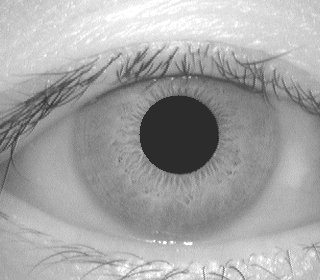
%> input picture iris MATLAB/8.bmp, 320 x 280 px
$ octave example2.m   (GNU Octave 9; MATLAB toolbox functions it lacks are replaced by stand-ins)
%> lines starting %> are read from the running program, lines starting %| are printed output that depends on the picture; in (x1, y1, x2, y2) boxes, pixels count from 0 and x2, y2 are one past the last pixel; in counts of white or black regions, pixels touching at a corner belong together; the program's own positions count from 1
### iris MATLAB/codingeye.m
function [A B]=codingeye(final)

global Ah6
global Av6
%%
% Divide normalized iris images into basic cells of dimension 3x7
CELL={};
nr=3;mr=7;
k=1;l=1;
for i=1:nr:size(final,1)-(nr-1)
    for j=1:mr:size(final,2)-(mr-1)
        CELL{k,l}=uint8(final(i:i+(nr-1),j:j+(mr-1)));
        l=l+1;
    end
    k=k+1;
    l=1;
end

%%
% for every cell a unique average grey value must be found
G={};
for i=1:size(CELL,1)
    for j=1:size(CELL,2)
        G{i,j}=mean2(CELL{i,j});
    end
end
BT=cell2mat(G);
%%
% finding unique average of every distinct group horizontally first
% and then finding the group vertically
HX={};u=1;
VX={};v=1;
for i=1:size(BT,1);
    for j=1:5:size(BT,2)-4;
        HX{u,v}=mean(BT(i,j:j+4));v=v+1;
    end
    u=u+1;v=1;
end
H_newX=cell2mat(HX);
%% vertical mean finding
v=1;
u=1;
for j=1:size(BT,2)
    for i=1:5:size(BT,1)-4
        VX{u,v}=mean(BT(i:i+4,j));
        u=u+1;
    end
    v=v+1;u=1;
end
V_newX=cell2mat(VX);
%%
HCX=zeros(size(BT));
VCX=zeros(size(BT));
u=1;v=1;
S=zeros(1,6);
for i=1:size(BT,1)
    for j=1:5:size(BT,2)-4
        T=BT(i,j:j+4);
        for k=2:6
            S(k)=(T(k-1)-H_newX(u,v))+S(k-1);
        end
        HCX(i,j:j+4)=S(2:6);
        v=v+1;
    end
    u=u+1;
    v=1;
end
%%
S=zeros(1,6);
u=1;v=1;
for j=1:(size(BT,2))
    for i=1:5:size(BT,1)-4
        T=BT(i:i+4,j);
        for k=2:6
            S(k)=(T(k-1)-V_newX(u,v))+S(k-1);
        end
        VCX(i:i+4,j)=S(2:6);
        u=u+1;
    end
    v=v+1;
    u=1;
end
%% generating iris codes
% horizontally
Ah=zeros(size(VCX));
Av=zeros(size(VCX));
TG=zeros(1,5);
for i=1:size(VCX,1)
    for j=1:5:size(VCX,2)-4
        T=HCX(i,j:j+4);
        [mn,imn]=min(T);
        [mx,imx]=max(T);
        if imn<imx
           TG(imn:imx)=1;
        elseif imx<imn
            TG(imx:imn)=2;
        end
        Ah(i,j:j+4)=TG;
    end
end
% figure(5),imagesc((Ah))
A=Ah;

%%
% vertically
% Ah=zeros(size(VCX));
Av=zeros(size(VCX));
TG=zeros(1,5);
for j=1:size(VCX,2)
    for i=1:5:size(VCX,1)-4
        T=VCX(i:i+4,j);
        [mn,imn]=min(T);
        [mx,imx]=max(T);
        if imn<imx
           TG(imn:imx)=1;
        elseif imx<imn
            TG(imx:imn)=2;
        end
        Av(i,j:j+4)=TG;
    end
end
B=Av;

### iris MATLAB/example2.m

global Ah6
global Av6
%%
%Loading image
clc
clear all
close all
a=(imread('8.bmp'));
%> a is the input picture: size 280x320 uint8; min 27, max 255, mean 164.4
imshow(a);
%%
%preprocessing
figure
[r,c,w]=size(a);
%> r = 280; c = 320; w = 1
if w==3
a=rgb2gray(a);
end
a1=im2bw(a,0.2);
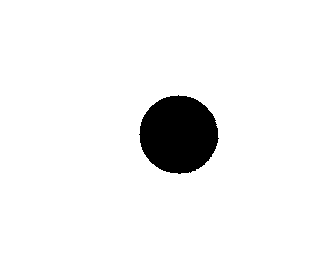
%> a1: size 280x320 logical; 94.6% white; 1 black region, box (x1, y1, x2, y2) and area: (139, 95, 219, 174) 4824

imshow(a1), figure

% a1=im2bw(a,0.1);
%
% a1=im2bw(a,0.05);

%colour inversion
a2=~a1;
imshow(a2)
%%
%removal of noise
ab=bwareaopen(a2,200);
close all
 %for i=1:5
 s=strel('disk',2);
 ab=imdilate(ab,s);
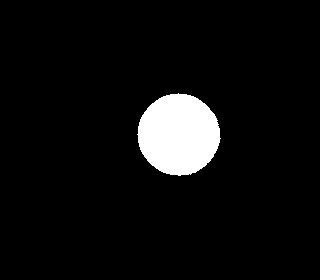
%> ab: size 280x320 logical; 5.9% white; 1 white region
af=imfill(ab,'holes');
figure,imshow(af)
 %end
close all
af=imclearborder(af);
imshow(af)
%%
%obtaining various properties of the image such as area,centroid,etc.
reg=regionprops(af,'all');
%> reg = 1 region; box (x1, y1, x2, y2), Area, Centroid, MajorAxisLength, MinorAxisLength and Eccentricity: (137, 93, 221, 176) 5282 [179.3 135.2] 82.43 81.62 0.14
center=reg.Centroid;
%> center = [179.3 135.2]
close all
hold on

%alpha(0.5);
imshow(a);
% [6 lines of commented-out code are left out]
shg
%% daugman rubbersheet model
[B,L]=bwboundaries(af);
%> L: size 280x320 double; values 0 (black) and 1 (white), 5.9% white; 1 white region, box (x1, y1, x2, y2) and area: (137, 93, 221, 176) 5282
%> B = 1 boundary; box (x1, y1, x2, y2) and points: (137, 93, 221, 176) 231
b=B{1};
%> b = 231 rows, first 12: [135 138; 134 139; 133 139; 132 139; 131 139; 130 139; 129 139; 128 139; 127 139; 126 140; 125 140; 124 140]

d=sqrt((center(1)-b(1,2))^2+(center(2)-b(1,1))^2);
%> d = 41.32

theta=[linspace(0,35,150) linspace(110,200,150)];
x=center(1)+d*cos(theta);
%> x = 300 values, max 220.6 at index 1, min 138 at index 148, mean 178.9
y=center(2)+d*sin(theta);
%> y = 300 values, max 176.5 at index 88, min 93.84 at index 128, mean 135.8

d2=90;

% x1=center(1)+d2*cos(theta);
% y1=center(2)+d2*sin(theta);

% axa=a(:,:,1);
imshow(a)
hold on
%plot(x,y,'linewidth',2)
%plot(b(:,2),b(:,1),'g')
%shg
plot(center(1),center(2),'ro','linewidth',2)

final=0;
rad=linspace(d,d2,64);
%> rad = 64 values from 41.32 to 90
[r,c]=size(a);
for i=1:length(rad);
    xa(i,:)=round(center(1)+rad(i)*cosd(theta));
    ya(i,:)=round(center(2)+rad(i)*sind(theta));
    plot(xa(i,:),ya(i,:),'r');
    for j=1:length(theta);
        if ya(i,j)<=r && xa(i,j)<c
        final(i,j)=a((ya(i,j)),(xa(i,j)));
        end
    end

end
%> this loop made 64 passes
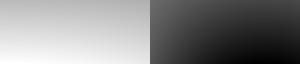
%> xa: size 64x300 double; min 89, max 269, mean 183.4; drawn with min black and max white
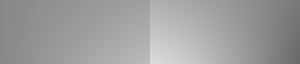
%> ya: size 64x300 double; min 104, max 220, mean 157.3
impixelinfo
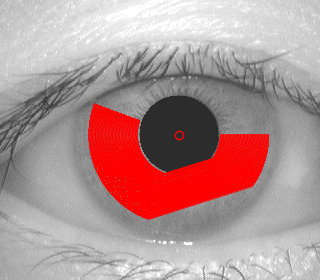
%> figure redrawn from the program's plot data
% finalj=x2(round(x),(y));

figure,imshow(uint8(final))
impixelinfo

[Ah6 Av6]=codingeye(final);
%> after the loop in codingeye, `for i=1:nr:size(final,1)-(nr-1)`: CELL = 882 items
%> the loop in codingeye, `for i=1:size(CELL,1)` made 21 passes
%> after the loop in codingeye, `for i=1:size(BT,1);`: HX = 168 items
%> in codingeye, `V_newX=cell2mat(VX);`: V_newX = 42 columns, first 8: [141 140.7 139.3 129.4 134.3 145.2 142.6 137.2; 147.9 146.3 148.4 149.6 152.5 153.5 151.9 150; 143 145 145.8 147.9 147.5 146.6 148.8 151.2; 138.9 146.6 147.2 144.7 146.7 149.4 149.5 148.3]
%> after the loop in codingeye, `for i=1:size(BT,1)`: S = [0 -1.69 -3.47 -1.77 2.21 5.68e-14]
%> after the loop in codingeye, `for j=1:(size(BT,2))`: S = [0 4.2 5.97 5.08 2.99 -5.68e-14]
%> after the loop in codingeye, `for i=1:size(VCX,1)`:
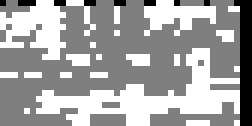
%> Ah: size 21x42 double (shown 6 times larger); min 0, max 2, mean 1.29; drawn with min black and max white
%> after the loop in codingeye, `for i=1:size(VCX,1)`: TG = [1 1 1 1 2]
%> after the loop in codingeye, `for j=1:size(VCX,2)`: TG = [1 2 2 2 2]
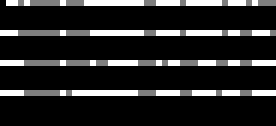
%> Av6: size 21x46 double (shown 6 times larger); min 0, max 2, mean 0.303; drawn with min black and max white
% figure(6),imagesc((Av))
save('Ahh6','Ah6');
save('Avv6','Av6');

$ run again, with iris MATLAB/01.bmp copied over iris MATLAB/8.bmp
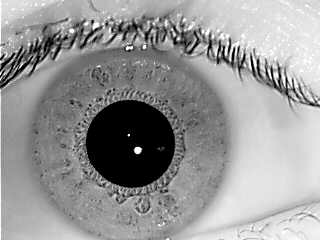
%> input picture iris MATLAB/01.bmp, 320 x 240 px
%> a is the input picture: size 240x320x3 uint8; min 0, max 255, mean 150.8
%> a: size 240x320 uint8
%> `a1=im2bw(a,0.2);`:
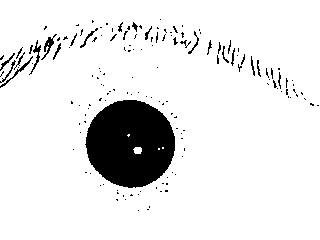
%> a1: size 240x320 logical; 90.2% white; 153 black regions (131 under 20 px), largest, box (x1, y1, x2, y2) and area: (85, 100, 175, 188) 6040, (41, 34, 57, 60) 106, (0, 56, 33, 88) 95
%> af: size 240x320 logical; 8.6% white; 1 white region
%> reg = 1 region; box (x1, y1, x2, y2), Area, Centroid, MajorAxisLength, MinorAxisLength and Eccentricity: (83, 98, 177, 190) 6623 [131.1 144.2] 93.07 90.64 0.227
%> center = [131.1 144.2]
%> L: size 240x320 double; values 0 (black) and 1 (white), 8.6% white; 1 white region, box (x1, y1, x2, y2) and area: (83, 98, 177, 190) 6623
%> B = 1 boundary; box (x1, y1, x2, y2) and points: (83, 98, 177, 190) 257
%> b = 257 rows, first 12: [145 84; 144 85; 143 85; 142 85; 141 85; 140 85; 139 85; 138 85; 137 86; 136 86; 135 86; 134 86]
%> d = 47.12
%> x = 300 values, max 178.2 at index 1, min 84.01 at index 148, mean 130.6
%> y = 300 values, max 191.4 at index 88, min 97.12 at index 128, mean 145
%> rad = 64 values from 47.12 to 90
%> the loop `for i=1:length(rad);` made 64 passes
%> after the loop in codingeye, `for i=1:nr:size(final,1)-(nr-1)`: CELL = 882 items
%> the loop in codingeye, `for i=1:size(CELL,1)` made 21 passes
%> after the loop in codingeye, `for i=1:size(BT,1);`: HX = 168 items
%> V_newX = 42 columns, first 8: [115 101.9 105.2 110.1 93.73 100.2 130 114.6; 133 131.3 131.4 132.5 138.2 145.4 146.3 143.5; 128.4 126.5 131.7 135.4 132.8 135.7 139.4 140; 126.6 124.1 125.1 130.2 132.4 136.1 139.9 146.3]
%> after the loop in codingeye, `for i=1:size(BT,1)`: S = [0 0.352 7.8 12.1 7.89 -2.84e-14]
%> after the loop in codingeye, `for j=1:(size(BT,2))`: S = [0 -1.12 -6.96 -11.04 -8.97 2.84e-14]
%> after the loop in codingeye, `for i=1:size(VCX,1)`: TG = [2 2 2 2 2]
%> after the loop in codingeye, `for j=1:size(VCX,2)`: TG = [1 1 1 1 1]
%> `[Ah6 Av6]=codingeye(final);`:
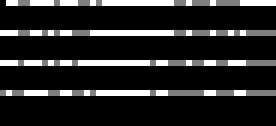
%> Av6: size 21x46 double (shown 6 times larger); min 0, max 2, mean 0.301; drawn with min black and max white

$ run again, with iris MATLAB/02.bmp copied over iris MATLAB/8.bmp
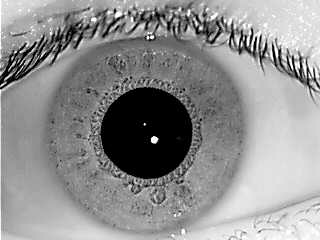
%> input picture iris MATLAB/02.bmp, 320 x 240 px
%> a is the input picture: size 240x320x3 uint8; min 0, max 255, mean 143.5
%> a: size 240x320 uint8
%> `a1=im2bw(a,0.2);`:
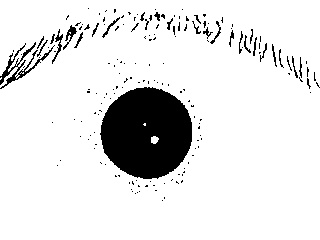
%> a1: size 240x320 logical; 88.9% white; 174 black regions (146 under 20 px), largest, box (x1, y1, x2, y2) and area: (100, 87, 192, 179) 6502, (0, 42, 55, 89) 500, (63, 25, 77, 50) 103
%> reg = 1 region; box (x1, y1, x2, y2), Area, Centroid, MajorAxisLength, MinorAxisLength and Eccentricity: (98, 85, 194, 181) 7095 [147.4 133.4] 95.34 94.8 0.107
%> center = [147.4 133.4]
%> L: size 240x320 double; values 0 (black) and 1 (white), 9.2% white; 1 white region, box (x1, y1, x2, y2) and area: (98, 85, 194, 181) 7095
%> B = 1 boundary; box (x1, y1, x2, y2) and points: (98, 85, 194, 181) 267
%> b = 267 rows, first 12: [134 99; 133 100; 132 100; 131 100; 130 100; 129 100; 128 100; 127 100; 126 100; 125 101; 124 101; 123 101]
%> d = 48.4
%> x = 300 values, max 195.8 at index 1, min 99.01 at index 148, mean 146.9
%> y = 300 values, max 181.8 at index 88, min 85.04 at index 128, mean 134.2
%> rad = 64 values from 48.4 to 90
%> the loop `for i=1:length(rad);` made 64 passes
%> after the loop in codingeye, `for i=1:nr:size(final,1)-(nr-1)`: CELL = 882 items
%> the loop in codingeye, `for i=1:size(CELL,1)` made 21 passes
%> after the loop in codingeye, `for i=1:size(BT,1);`: HX = 168 items
%> V_newX = 42 columns, first 8: [112.9 102.7 101.5 111.6 101 90.42 122.4 112.8; 127.8 127.9 128.4 129.1 133.7 138.7 140.5 136.4; 123.7 123 123.2 129.8 129.5 130 135.3 137; 122.9 121 122 127.8 127.6 131.1 132.9 139]
%> after the loop in codingeye, `for i=1:size(BT,1)`: S = [0 1.17 8.87 13.56 8.21 1.42e-14]
%> after the loop in codingeye, `for j=1:(size(BT,2))`: S = [0 -3.19 -6.71 -13.62 -7 -5.68e-14]
%> after the loop in codingeye, `for i=1:size(VCX,1)`: TG = [2 2 2 2 2]
%> after the loop in codingeye, `for j=1:size(VCX,2)`: TG = [2 1 1 1 1]
%> `[Ah6 Av6]=codingeye(final);`:
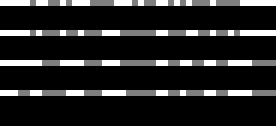
%> Av6: size 21x46 double (shown 6 times larger); min 0, max 2, mean 0.288; drawn with min black and max white

$ run again, with iris MATLAB/10.bmp copied over iris MATLAB/8.bmp
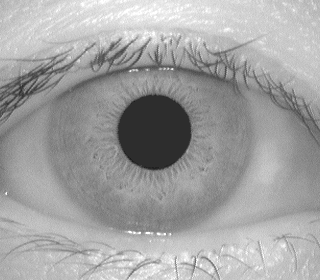
%> input picture iris MATLAB/10.bmp, 320 x 280 px
%> a is the input picture: size 280x320 uint8; min 24, max 255, mean 162.1
%> a1: size 280x320 logical; 95.3% white; 6 black regions (5 under 20 px), largest, box (x1, y1, x2, y2) and area: (118, 95, 191, 169) 4170
%> reg = 1 region; box (x1, y1, x2, y2), Area, Centroid, MajorAxisLength, MinorAxisLength and Eccentricity: (116, 93, 193, 171) 4596 [155 132.5] 77.38 75.67 0.209
%> center = [155 132.5]
%> L: size 280x320 double; values 0 (black) and 1 (white), 5.1% white; 1 white region, box (x1, y1, x2, y2) and area: (116, 93, 193, 171) 4596
%> B = 1 boundary; box (x1, y1, x2, y2) and points: (116, 93, 193, 171) 214
%> b = 214 rows, first 12: [128 117; 127 118; 126 118; 125 118; 124 118; 123 119; 122 119; 121 119; 120 119; 119 120; 118 120; 117 121]
%> d = 38.24
%> x = 300 values, max 193.2 at index 1, min 116.7 at index 148, mean 154.5
%> y = 300 values, max 170.7 at index 88, min 94.27 at index 128, mean 133.1
%> rad = 64 values from 38.24 to 90
%> the loop `for i=1:length(rad);` made 64 passes
%> after the loop in codingeye, `for i=1:nr:size(final,1)-(nr-1)`: CELL = 882 items
%> the loop in codingeye, `for i=1:size(CELL,1)` made 21 passes
%> after the loop in codingeye, `for i=1:size(BT,1);`: HX = 168 items
%> V_newX = 42 columns, first 8: [148.1 147.7 146.2 136.1 137.6 148.8 149.6 140.8; 151.1 148.5 151 152.4 155.3 157.9 156 153.4; 140.6 143.3 145.8 147.1 145.2 145.9 146.8 148.2; 136.9 141.6 143.7 140.5 141.6 142.2 144 143.4]
%> after the loop in codingeye, `for i=1:size(BT,1)`: S = [0 -2.3 -3.61 -3.44 2.78 0]
%> after the loop in codingeye, `for j=1:(size(BT,2))`: S = [0 2.54 2.66 4.34 3.12 -2.84e-14]
%> after the loop in codingeye, `for i=1:size(VCX,1)`: TG = [1 1 1 1 2]
%> after the loop in codingeye, `for j=1:size(VCX,2)`: TG = [1 2 2 2 2]
%> `[Ah6 Av6]=codingeye(final);`:
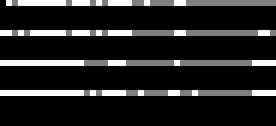
%> Av6: size 21x46 double (shown 6 times larger); min 0, max 2, mean 0.283; drawn with min black and max white
